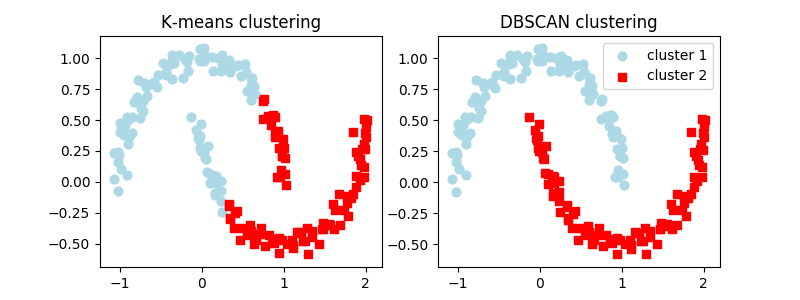

This chart was generated by the following Python code:
import matplotlib.pyplot as plt
import numpy as np

from sklearn.datasets import make_moons
from sklearn.cluster import KMeans
from sklearn.cluster import DBSCAN

# 月型のデータを生成
X, Y = make_moons(n_samples=200, noise=0.05, random_state=0)

# グラフと2つの軸を定義 左はk-means法用、右はDBSCAN用
f, (ax1, ax2) = plt.subplots(1, 2, figsize=(8,3))

#k-means法
km = KMeans(n_clusters=2, random_state=0)
Y_km = km.fit_predict(X)

ax1.scatter(X[Y_km==0, 0], X[Y_km==0, 1], c="lightblue", marker="o", s=40, label="cluster 1")
ax1.scatter(X[Y_km==1, 0], X[Y_km==1, 1], c="red", marker="s", s=40, label="cluster 2")
ax1.set_title("K-means clustering")

# DBSCANでクラスタリング # コードを完成してください
db = DBSCAN(eps=0.2, min_samples=5, metric='euclidean')
Y_db = db.fit_predict(X)

ax2.scatter(X[Y_db==0, 0], X[Y_db==0, 1], c="lightblue", marker="o", s=40, label="cluster 1")
ax2.scatter(X[Y_db==1, 0], X[Y_db==1, 1], c="red", marker="s", s=40, label="cluster 2")
ax2.set_title("DBSCAN clustering")
plt.legend()
plt.savefig('dbscan.png')
